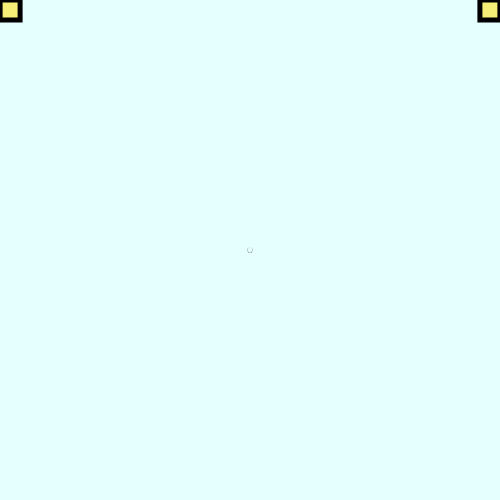
Frame 1 (no input)
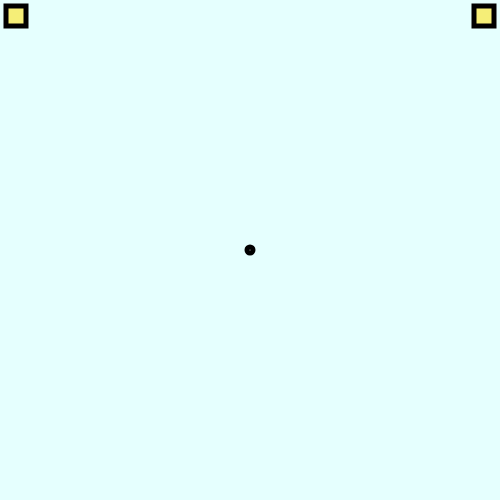
Frame 60 (no input)
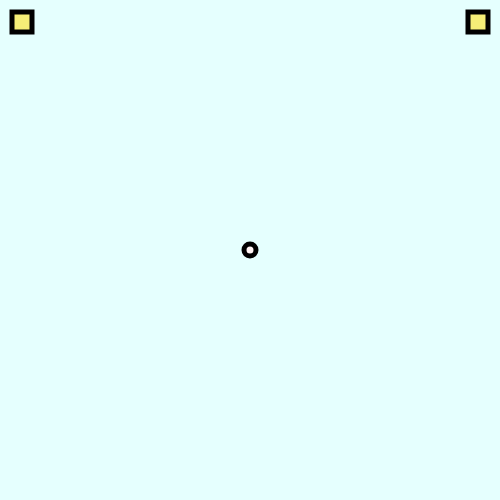
Frame 120 (the mouse pressed at the canvas centre since frame 60)

The p5.js sketch that drew these frames (run headless with seeded random() and noise() and a simulated clock; from frame 60 on, the mouse is pressed at the canvas centre):

// p5.js sketch
// ── sketch.js
/**
* Shaowei Leng
* IGME-609: p5.js Demo
*/ 

/**
* setup : Initialization runs once; called automatically
* Summarize code that you add
*/
function setup() {
  createCanvas(500, 500);
}

function draw() {
  background(229,255,254);
  var C=color(255,255-frameCount*0.1,255-frameCount*0.1);
  fill(C);
  stroke(0);
  strokeWeight(5);
  ellipse(250,250,frameCount*0.1);//Ellipse
  
  fill(245,238,119);
  rect(frameCount*0.1,frameCount*0.1,20,20);//Rect On the Top-Left Corner
  
  fill(245,238,119);
  rect(480-frameCount*0.1,frameCount*0.1,20,20);//Rect On the Top-Right Corner
}

 
